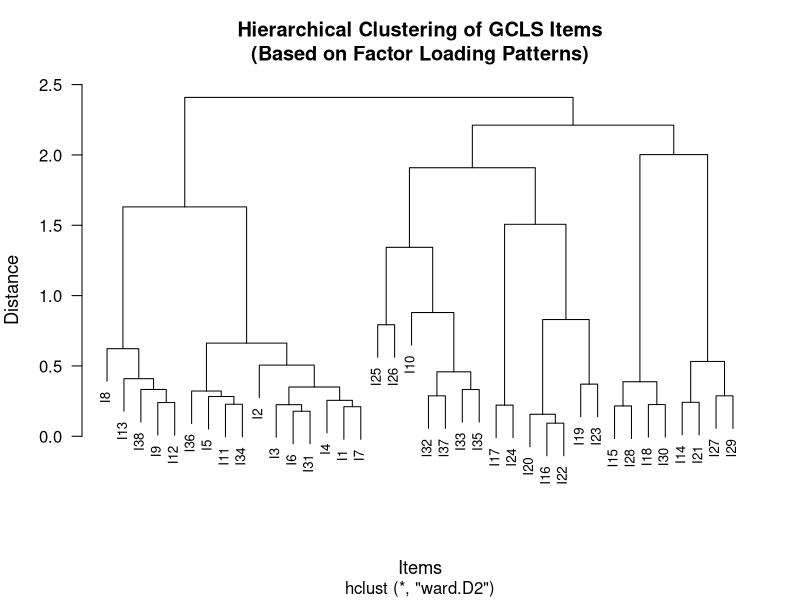
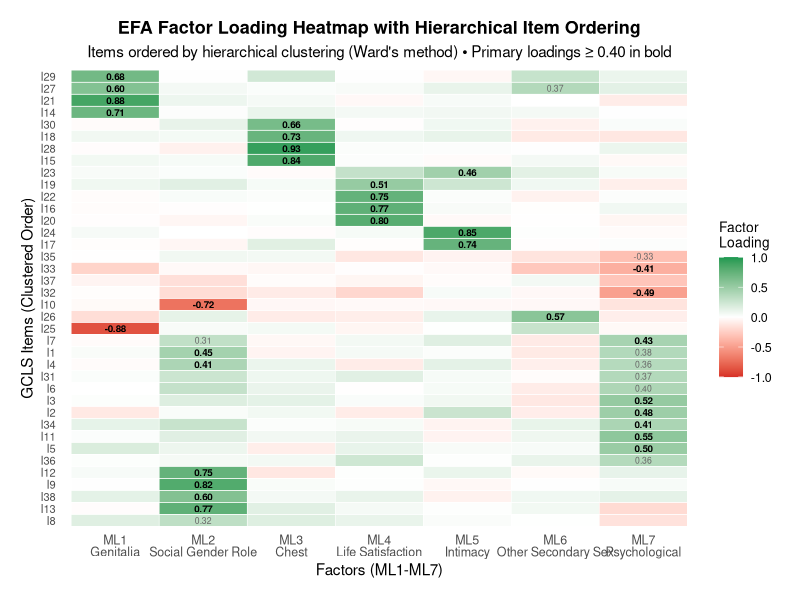
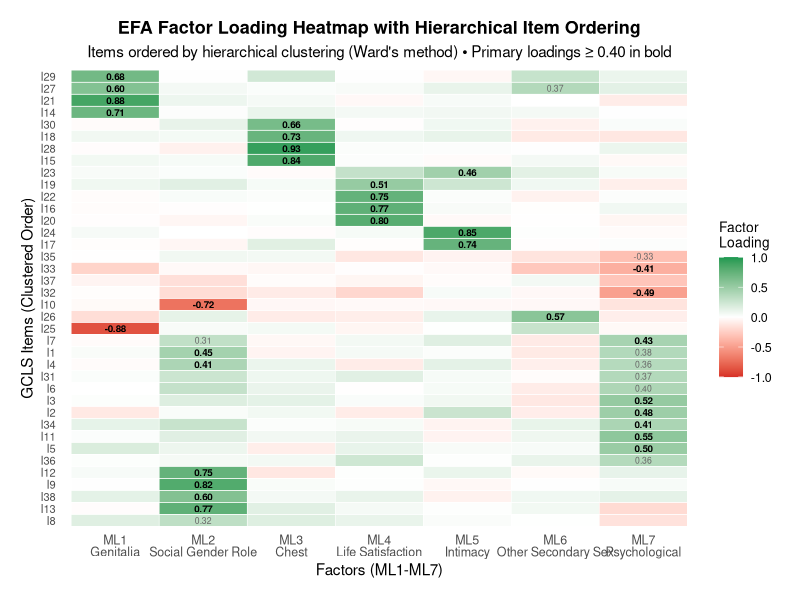
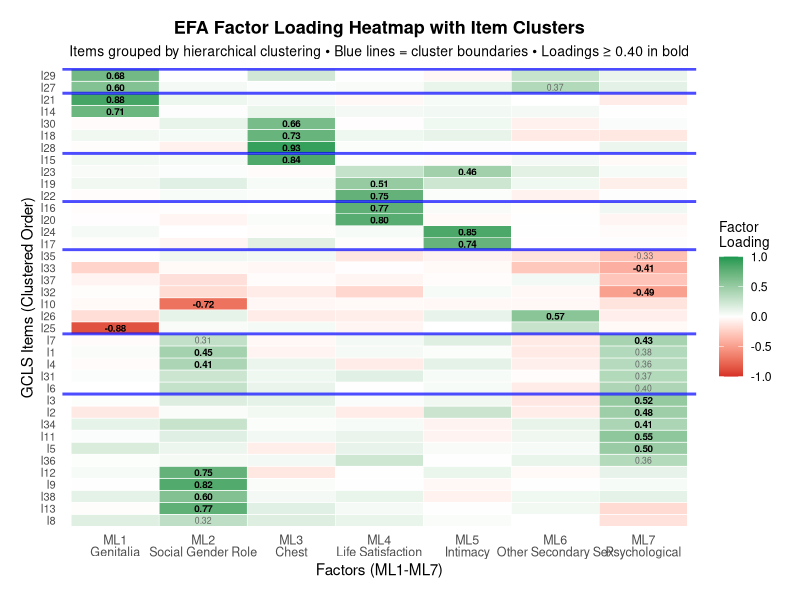
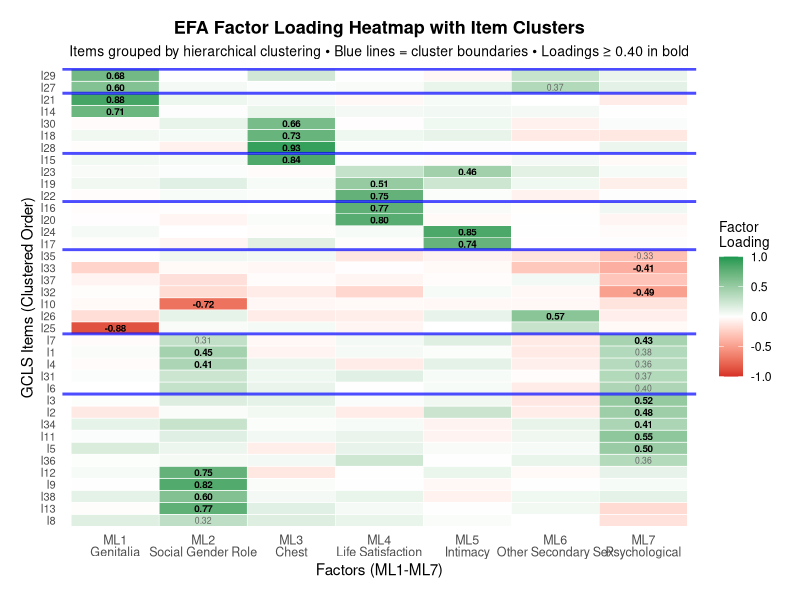

The R source for these figures, in order: (Note: this script raises an error after producing the figures.)
# EFA Factor Loadings Heatmap with Dendrogram (Simple Version)
# Create heatmap with hierarchical clustering using base R

# Load required libraries (only base packages)
library(ggplot2)
library(reshape2)
library(dplyr)
library(grid)
library(gridExtra)

# Read the factor loadings data
loadings_df <- read.csv("analysis/factor_analysis/factor_loadings_38items.csv", stringsAsFactors = FALSE)

# Clean up the data
items <- loadings_df$Item
loadings_matrix <- as.matrix(loadings_df[, -1])  # Remove first column (Item names)
rownames(loadings_matrix) <- items

# Create factor labels
factor_labels <- c(
  "ML1" = "Genitalia",
  "ML2" = "Social Gender Role",  
  "ML3" = "Chest", 
  "ML4" = "Life Satisfaction",
  "ML5" = "Intimacy",
  "ML6" = "Other Secondary Sex",
  "ML7" = "Psychological"
)

# Perform hierarchical clustering on items
item_dist <- dist(loadings_matrix, method = "euclidean")
item_clust <- hclust(item_dist, method = "ward.D2")

# Create a simple dendrogram plot using base R
pdf("manuscript/figures/efa_dendro_only.pdf", width = 12, height = 8)
plot(item_clust, 
     main = "Hierarchical Clustering of GCLS Items\n(Based on Factor Loading Patterns)",
     xlab = "Items", 
     ylab = "Distance",
     cex.main = 1.2,
     cex.lab = 1.1,
     las = 2,  # Rotate labels
     cex = 0.8)
dev.off()

# Reorder the loadings matrix based on clustering
item_order <- item_clust$order
loadings_ordered <- loadings_matrix[item_order, ]

# Convert to long format for ggplot
loadings_long <- melt(loadings_ordered, varnames = c("Item", "Factor"), value.name = "Loading")
loadings_long$Item <- factor(loadings_long$Item, levels = rownames(loadings_ordered))

# Add factor labels to column names
loadings_long$Factor_Label <- factor_labels[loadings_long$Factor]
loadings_long$Factor_Combined <- paste0(loadings_long$Factor, "\n", loadings_long$Factor_Label)
loadings_long$Factor_Combined <- factor(loadings_long$Factor_Combined, 
                                       levels = paste0(names(factor_labels), "\n", factor_labels))

# Create heatmap with clustered item order
heatmap_plot <- ggplot(loadings_long, aes(x = Factor_Combined, y = Item, fill = Loading)) +
  geom_tile(color = "white", linewidth = 0.2) +
  scale_fill_gradient2(
    low = "#d73027", 
    mid = "white", 
    high = "#1a9850",
    midpoint = 0,
    limit = c(-1, 1),
    name = "Factor\nLoading"
  ) +
  # Add text for significant loadings
  geom_text(
    data = subset(loadings_long, abs(Loading) >= 0.40),
    aes(label = sprintf("%.2f", Loading)),
    color = "black",
    size = 2.5,
    fontface = "bold"
  ) +
  geom_text(
    data = subset(loadings_long, abs(Loading) >= 0.30 & abs(Loading) < 0.40),
    aes(label = sprintf("%.2f", Loading)),
    color = "gray40",
    size = 2.2
  ) +
  theme_minimal() +
  theme(
    axis.text.x = element_text(angle = 0, hjust = 0.5, size = 9, lineheight = 0.8),
    axis.text.y = element_text(size = 8),
    axis.title = element_text(size = 11),
    legend.title = element_text(size = 10),
    legend.text = element_text(size = 9),
    panel.grid = element_blank(),
    plot.title = element_text(size = 13, hjust = 0.5, face = "bold"),
    plot.subtitle = element_text(size = 11, hjust = 0.5),
    plot.margin = margin(15, 15, 15, 15)
  ) +
  labs(
    title = "EFA Factor Loading Heatmap with Hierarchical Item Ordering",
    subtitle = "Items ordered by hierarchical clustering (Ward's method) • Primary loadings ≥ 0.40 in bold",
    x = "Factors (ML1-ML7)",
    y = "GCLS Items (Clustered Order)"
  )

# Save the heatmap
ggsave("manuscript/figures/efa_heatmap_clustered_order.pdf", heatmap_plot, 
       width = 12, height = 14, units = "in", dpi = 300)
ggsave("manuscript/figures/efa_heatmap_clustered_order.png", heatmap_plot, 
       width = 12, height = 14, units = "in", dpi = 300)

# Create a side-by-side visualization
# Convert dendrogram to ggplot-compatible format manually
get_dendro_data <- function(hc) {
  # Simple approach: extract dendrogram structure
  dend <- as.dendrogram(hc)
  
  # Get coordinates for plotting
  coords <- list()
  
  # For now, create a simple representation
  # This is a simplified version without ggdendro
  n_items <- length(hc$order)
  y_positions <- seq(1, n_items)
  
  return(data.frame(
    item = hc$labels[hc$order],
    y = y_positions,
    height = hc$height[hc$order] 
  ))
}

# Create a simplified combined plot showing clustering results
cluster_analysis <- cutree(item_clust, k = 7)  # Cut into 7 clusters
loadings_long$Cluster <- cluster_analysis[loadings_long$Item]

# Enhanced heatmap with cluster information
heatmap_with_clusters <- ggplot(loadings_long, aes(x = Factor_Combined, y = Item, fill = Loading)) +
  geom_tile(color = "white", linewidth = 0.2) +
  scale_fill_gradient2(
    low = "#d73027", 
    mid = "white", 
    high = "#1a9850",
    midpoint = 0,
    limit = c(-1, 1),
    name = "Factor\nLoading"
  ) +
  # Add cluster boundaries
  geom_hline(yintercept = cumsum(table(cluster_analysis)) + 0.5, 
             color = "blue", linewidth = 1, alpha = 0.7) +
  # Add text for significant loadings
  geom_text(
    data = subset(loadings_long, abs(Loading) >= 0.40),
    aes(label = sprintf("%.2f", Loading)),
    color = "black",
    size = 2.5,
    fontface = "bold"
  ) +
  geom_text(
    data = subset(loadings_long, abs(Loading) >= 0.30 & abs(Loading) < 0.40),
    aes(label = sprintf("%.2f", Loading)),
    color = "gray40",
    size = 2.2
  ) +
  theme_minimal() +
  theme(
    axis.text.x = element_text(angle = 0, hjust = 0.5, size = 9, lineheight = 0.8),
    axis.text.y = element_text(size = 8),
    axis.title = element_text(size = 11),
    legend.title = element_text(size = 10),
    panel.grid = element_blank(),
    plot.title = element_text(size = 13, hjust = 0.5, face = "bold"),
    plot.subtitle = element_text(size = 10, hjust = 0.5),
    plot.margin = margin(15, 15, 15, 15)
  ) +
  labs(
    title = "EFA Factor Loading Heatmap with Item Clusters",
    subtitle = "Items grouped by hierarchical clustering • Blue lines = cluster boundaries • Loadings ≥ 0.40 in bold",
    x = "Factors (ML1-ML7)",
    y = "GCLS Items (Clustered Order)"
  )

# Save the enhanced version
ggsave("manuscript/figures/efa_heatmap_with_clusters.pdf", heatmap_with_clusters, 
       width = 12, height = 14, units = "in", dpi = 300)
ggsave("manuscript/figures/efa_heatmap_with_clusters.png", heatmap_with_clusters, 
       width = 12, height = 14, units = "in", dpi = 300)

# Print summary
cat("EFA Heatmap with Hierarchical Clustering created successfully!\n")
cat("\nFiles saved:\n")
cat("- efa_dendro_only.pdf (dendrogram only)\n")
cat("- efa_heatmap_clustered_order.pdf/png (heatmap with clustered item order)\n")
cat("- efa_heatmap_with_clusters.pdf/png (heatmap with cluster boundaries)\n")

cat("\nFeatures:\n")
cat("- Items ordered by hierarchical clustering (Ward's method, Euclidean distance)\n")
cat("- Blue lines show cluster boundaries\n")
cat("- Bold text for loadings ≥ 0.40, gray for 0.30-0.39\n")
cat("- Color scale: red (negative) to green (positive)\n")

# Print cluster summary
cat("\nCluster Analysis (7 clusters):\n")
for(i in 1:7) {
  cluster_items <- names(cluster_analysis)[cluster_analysis == i]
  cat(sprintf("Cluster %d (%d items): %s\n", i, length(cluster_items), 
              paste(cluster_items, collapse = ", ")))
}

# Create cluster summary table
cluster_summary <- data.frame(
  Cluster = 1:7,
  N_Items = as.numeric(table(cluster_analysis)),
  Items = sapply(1:7, function(i) paste(names(cluster_analysis)[cluster_analysis == i], collapse = ", "))
)

write.csv(cluster_summary, "manuscript/analysis/item_clusters_summary.csv", row.names = FALSE)
cat("\nCluster summary saved to: manuscript/analysis/item_clusters_summary.csv\n") 